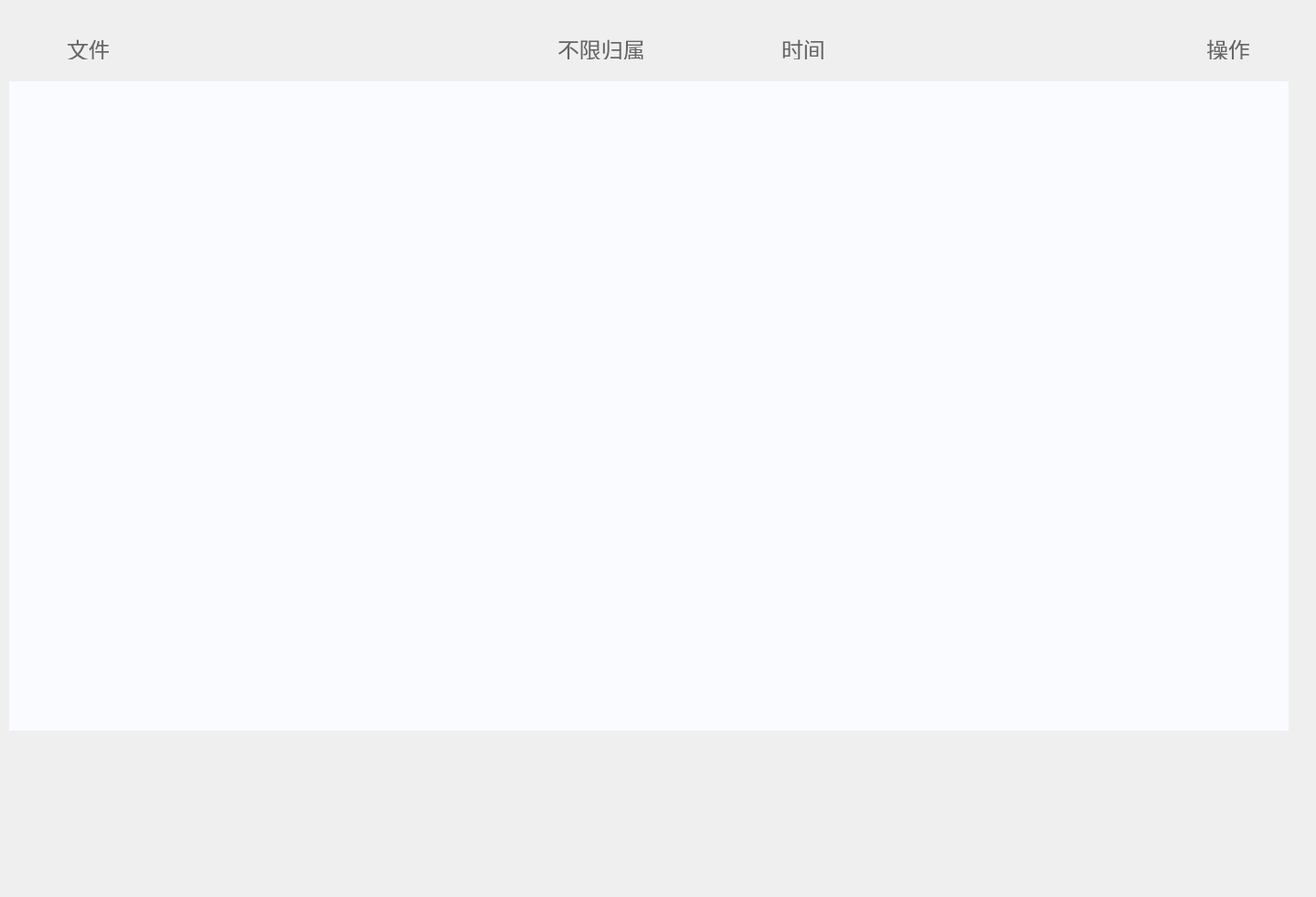
<?xml version="1.0" encoding="UTF-8"?>
<ui version="4.0">
 <class>Homepage</class>
 <widget class="QWidget" name="Homepage">
  <property name="geometry">
   <rect>
    <x>0</x>
    <y>0</y>
    <width>1440</width>
    <height>982</height>
   </rect>
  </property>
  <property name="minimumSize">
   <size>
    <width>1440</width>
    <height>982</height>
   </size>
  </property>
  <property name="maximumSize">
   <size>
    <width>1440</width>
    <height>982</height>
   </size>
  </property>
  <property name="windowTitle">
   <string>Form</string>
  </property>
  <widget class="QLabel" name="lb_file">
   <property name="geometry">
    <rect>
     <x>73</x>
     <y>41</y>
     <width>46</width>
     <height>24</height>
    </rect>
   </property>
   <property name="font">
    <font>
     <pointsize>18</pointsize>
    </font>
   </property>
   <property name="styleSheet">
    <string notr="true">color: rgba(102, 102, 102, 1);</string>
   </property>
   <property name="text">
    <string>文件</string>
   </property>
  </widget>
  <widget class="QLabel" name="lb_belonging">
   <property name="geometry">
    <rect>
     <x>610</x>
     <y>41</y>
     <width>94</width>
     <height>24</height>
    </rect>
   </property>
   <property name="font">
    <font>
     <pointsize>18</pointsize>
    </font>
   </property>
   <property name="styleSheet">
    <string notr="true">color:rgba(102,102,102,1)</string>
   </property>
   <property name="text">
    <string>不限归属</string>
   </property>
  </widget>
  <widget class="QLabel" name="lb_time">
   <property name="geometry">
    <rect>
     <x>855</x>
     <y>41</y>
     <width>48</width>
     <height>24</height>
    </rect>
   </property>
   <property name="font">
    <font>
     <pointsize>18</pointsize>
    </font>
   </property>
   <property name="styleSheet">
    <string notr="true">color:rgba(102,102,102,1)</string>
   </property>
   <property name="text">
    <string>时间</string>
   </property>
  </widget>
  <widget class="QLabel" name="lb_operation">
   <property name="geometry">
    <rect>
     <x>1320</x>
     <y>41</y>
     <width>48</width>
     <height>24</height>
    </rect>
   </property>
   <property name="font">
    <font>
     <pointsize>18</pointsize>
    </font>
   </property>
   <property name="styleSheet">
    <string notr="true">color:rgba(102,102,102,1)</string>
   </property>
   <property name="text">
    <string>操作</string>
   </property>
  </widget>
  <widget class="QListWidget" name="contentList">
   <property name="geometry">
    <rect>
     <x>10</x>
     <y>89</y>
     <width>1400</width>
     <height>711</height>
    </rect>
   </property>
   <property name="styleSheet">
    <string notr="true">background-color:rgba(249,251,255,1);
border:0px;
border-color: rgba(255, 255, 255, 0);</string>
   </property>
   <property name="frameShape">
    <enum>QFrame::NoFrame</enum>
   </property>
   <property name="verticalScrollBarPolicy">
    <enum>Qt::ScrollBarAlwaysOff</enum>
   </property>
   <property name="horizontalScrollBarPolicy">
    <enum>Qt::ScrollBarAlwaysOff</enum>
   </property>
   <property name="editTriggers">
    <set>QAbstractItemView::NoEditTriggers</set>
   </property>
  </widget>
 </widget>
 <resources/>
 <connections/>
</ui>
